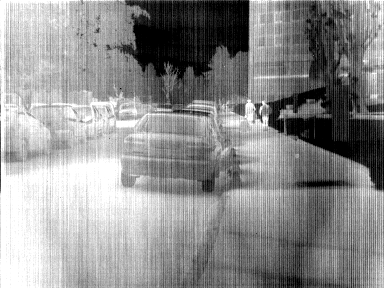
%> input picture Striped Noise Remove/test_image/image/input_07.png, 384 x 288 px; its folder holds only this picture in this run
$ octave Demo_Stripe.m   (GNU Octave 9; MATLAB toolbox functions it lacks are replaced by stand-ins)
%> lines starting %> are read from the running program, lines starting %| are printed output that depends on the picture; in (x1, y1, x2, y2) boxes, pixels count from 0 and x2, y2 are one past the last pixel; in counts of white or black regions, pixels touching at a corner belong together; the program's own positions count from 1
### Striped Noise Remove/method/DeSN_MeanCalcu.m
function img_corr = DeSN_MeanCalcu(img_in,conf)
%% 均值计算消除条纹噪声

%figure;imshow(img_BPC);
img_in_m1 = mean(img_in,1);
img_in_mall = mean(img_in_m1,2);

img_in_m1_diff = img_in_m1 - img_in_mall;

img_corr = double(img_in) - repmat(img_in_m1_diff,size(img_in,1),1);

%figure;imshow(uint8(img_corr));

### Striped Noise Remove/Demo_Stripe.m
%% 程序分享
% 个人博客 www.aomanhao.top
% Github https://github.com/AomanHao
% CSDN https://blog.csdn.net/Aoman_Hao
%--------------------------------------

clear;
close all;
clc;

addpath('./method');
addpath('./tools');

pathname = '.\test_image\image\';
% pathname = '.\image_noise\';
img_conf = dir(pathname);%图像的数组
img_name = {img_conf.name};
img_num = numel({img_conf.name})-2;

data_type = 'bmp'; % raw: raw data
%bmp: bmp data
conf.save_file = '.\result\';

flag_win_mean = 0; %局部窗口均值处理
flag_bilateral = 0; %双边滤波分离条纹噪声
flag_win_mean_LP = 0; %窗口均值分离高频信息
flag_MIRE = 0; %中值直方图
flag_MeanCalcu = 1;%均值计算

conf.noise_type = 'colstripe';% rowstripe or colstripe，

for i = 1:img_num
    switch data_type
        case 'bmp'
            name = split(img_name{i+2},'.');
            conf.imgname = name{1};
            conf.imgtype = name{2};
            img_re = imread([pathname,img_name{i+2}]);
%> img_re is the input picture: size 288x384x3 uint8; min 0, max 255, mean 142.2
            img = im2double(img_re);
            [m_img,n_img,z_img] = size(img);
%> m_img = 288; n_img = 384; z_img = 3
            figure;imshow(img);
    end
    if size(img,3) == 3
        img_gray = rgb2gray(img);
    else
        img_gray = img;
    end
    conf.pathname = pathname;
    conf.m_img = m_img;
%> conf.m_img = 288
    conf.n_img = n_img;
%> conf.n_img = 384


    %% 邻域均值处理
    if flag_win_mean == 1
        conf.win_radius = 2;
        conf.sigma = 0.5;
        img_out = DeSN_win_mean(img_gray,conf);
    end
    %% 双边滤波处理
    if flag_bilateral == 1
        conf.w     = 2;       % bilateral filter half-width
        conf.sigma = [3 0.1]; % bilateral filter standard deviations
        img_out = DeSN_LP_bilateral(img_gray,conf);
    end

    %% 窗口均值分离
    if flag_win_mean_LP == 1

        img_out = DeSN_LP_mean(img_gray,conf);
    end

    if flag_MIRE == 1

        img_out = DeSN_MIRE(img_gray,conf);
    end

    %% 均值计算
    if flag_MeanCalcu == 1
        img_out = DeSN_MeanCalcu(img_gray,conf);
%> in DeSN_MeanCalcu, `img_in_m1 = mean(img_in,1);`: img_in_m1 = 384 values, max 0.99 at index 4, min 0.168 at index 316, mean 0.558
%> in DeSN_MeanCalcu, `img_in_mall = mean(img_in_m1,2);`: img_in_mall = 0.558
%> in DeSN_MeanCalcu, `img_in_m1_diff = img_in_m1 - img_in_mall;`: img_in_m1_diff = 384 values, max 0.433 at index 4, min -0.39 at index 316, mean -2.78e-17
%> in DeSN_MeanCalcu, `img_corr = double(img_in) - repmat(img_in_m1_diff,size(img_in,1),1);`:
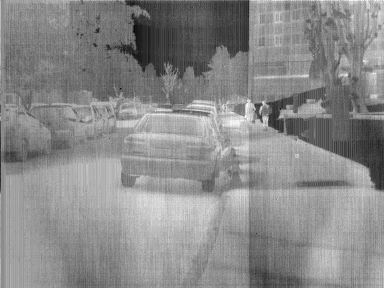
%> img_corr: size 288x384 double; min -0.175, max 1.18, mean 0.558; drawn with min black and max white
        figure;imshow(uint8(img_out));
%> after `imshow(uint8(img_out))`:
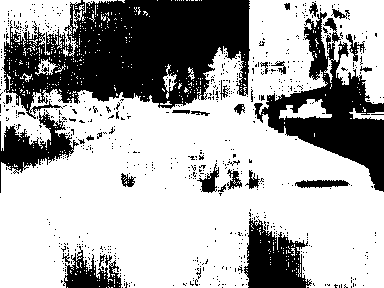
%> displayed picture: size 288x384, on the screen's scale of 0 to 255; values 0 (black) and 1 (white), 67% white; 692 black regions (663 under 20 px), largest, box (x1, y1, x2, y2) and area: (2, 0, 250, 119) 18842, (254, 12, 384, 192) 7892, (244, 218, 312, 288) 2892
    end

end
